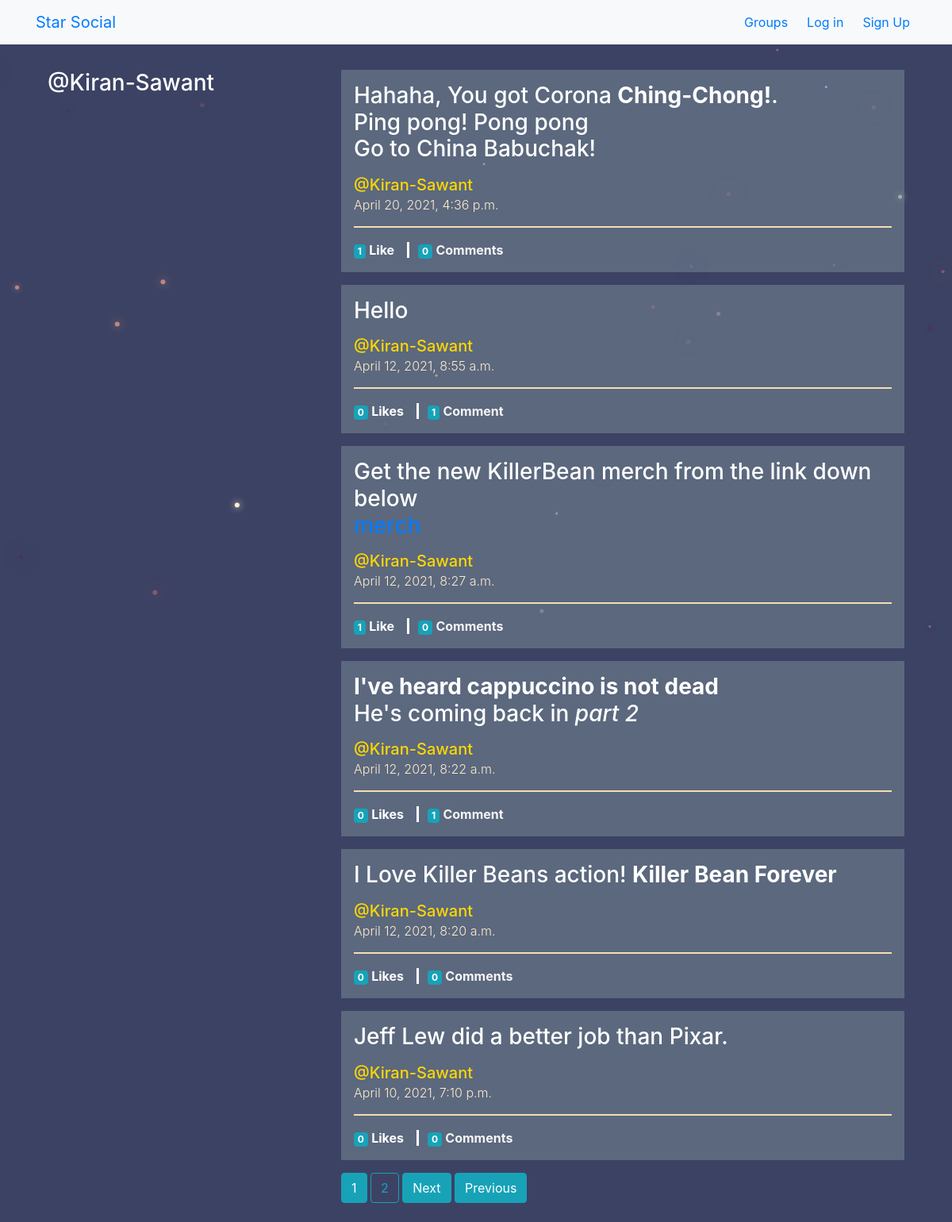
Screenshot of /posts/by/Kiran-Sawant/ with the database file from the repository.
### posts/models.py (models this page shows, shortened)
class Post(models.Model):
    user            = models.ForeignKey(User, related_name='author', on_delete=models.CASCADE)
    created_on      = models.DateTimeField(auto_now=True)
    message         = models.TextField()
    message_html    = models.TextField(editable=False)
    likes           = models.ManyToManyField(User, related_name='likes', blank=True)
    group           = models.ForeignKey(Group, related_name='groupposts', null=True, blank=True, on_delete=models.CASCADE)
    class Meta:
        ordering = ['-created_on']
        unique_together = ['user', 'message']

### posts/views.py (the view)
# urls.py: re_path(r"^by/(?P<username>[-\w]+)/$", views.UserPosts.as_view(), name='for_user'),
class UserPosts(gen.ListView):
    model = models.Post
    template_name = 'posts/user_post_list.html'
    paginate_by = 6
    def get_queryset(self):
        try:
            self.post_user = User.objects.prefetch_related('author').get(username__iexact=self.kwargs.get('username'))
        except User.DoesNotExist:
            raise Http404
        else:
            return self.post_user.author.all()
    def get_context_data(self, **kwargs):
        context = super().get_context_data(**kwargs)
        context['post_user'] = self.post_user
        return context

### posts/templates/posts/user_post_list.html (shortened to what this page needs)
{% extends 'posts/post_base.html' %}
{% block prepost %}
    <div class="col-md-4 mt-3" style="position: static;">
        <h3>@{{post_user.username}}</h3>
    </div>
{% endblock prepost %}
{% block post_content %}
    <div class="col-md-8 mt-3">
        {% for post in post_list %}
        <a href="{% url 'posts:single' username=post.user.username pk=post.id %}" style="color: white;">
            {% include 'posts/_post.html' with hide_delete=True %}
        </a>
        {% endfor %}
        {% if is_paginated %}
            {% for num in page_obj.paginator.page_range %}
                {% if page_obj.number == num %}
                    <a class='btn btn-info mb-4'href="?page={{ num }}">{{ num }}</a>
                {% elif  num > page_obj.number|add:'-3' and num < page_obj.number|add:'3' %}
                    <a class='btn btn-outline-info mb-4'href="?page={{ num }}">{{ num }}</a>
                {% endif %}
            {% endfor %}
            {% if page_obj.has_next %}
                <a class='btn btn-info mb-4'href="?page={{ page_obj.next_page_number }}">Next</a>
                <a class='btn btn-info mb-4'href="?page={{ page_obj.paginator.num_pages }}">Previous</a>
            {% endif %}
        {% endif %}
    </div>
{% endblock post_content %}

### posts/templates/posts/_post.html (shortened to what this page needs)
<div class="post media mb-3 p-3" style=" background-color: rgba(112, 128, 144, 0.61);">
    <div class="media-body" style="opacity: 100%;">
        {% if not trunc %}
            <h3>{{ post.message_html|safe|truncatechars_html:400 }}</h3>
        {% else %}
            <h3>{{ post.message_html|safe }}</h3>
        {% endif %}
        <h5>
            <span class="username">
                <a style="color: gold;" href="{% url 'posts:for_user'  username=post.user.username %}">
                    @{{post.user.username}}
                </a>
            </span><br>
            <time class="time">
                <a href="{% url 'posts:single' username=post.user.username pk=post.pk %}">
                    <small class="font-weight-light" style="color: blanchedalmond;">{{ post.created_on }}</small>
                </a>
            </time>
        </h5>
        <hr style="border: solid 0.5mm wheat;">
        <div class="mt-3">
            <a href="{% url 'posts:like-toggle' username=post.user.username pk=post.pk %}" style="color: white; padding-right: 3mm;">
                <span class="badge badge-info">{{ post.likes.count }} </span>
                <b>Like{{ post.likes.count|pluralize }}</b>
            </a>
            <a href="{% url 'posts:comment' pk=post.pk %}" style="color: whitesmoke; border-left: solid white; padding-left: 3mm;">
                <span class="badge badge-info">{{ post.comments.count }}</span>
                <b>Comment{{ post.comments.count|pluralize }}</b>
            </a>
        </div>
    </div>
</div>

### static/starsocial/CSS/master.css (style rules this page uses)
body { margin: 0; overflow: scroll; background-color: rgba(2, 10, 53, 0.767); }

### templates/accounts/base.html (style rules this page uses)
body { margin: 0; padding: 0; overflow-y: auto; overflow-x:hidden; color: white; }

### rows the page displays
Post: message_html "Hahaha, You got Corona Ching-Chong! . Ping pong! Pong pong Go to China Babuchak!", user.username "Kiran-Sawant", created_on "April 20, 2021, 4:36 p.m.", likes.count "1", comments.count "0"
Post: message_html "Hello", user.username "Kiran-Sawant", created_on "April 12, 2021, 8:55 a.m.", likes.count "0", comments.count "1"
Post: message_html "Get the new KillerBean merch from the link down below", user.username "Kiran-Sawant", created_on "April 12, 2021, 8:27 a.m.", likes.count "1", comments.count "0"
Post: message_html "I've heard cappuccino is not dead He's coming back in part 2", user.username "Kiran-Sawant", created_on "April 12, 2021, 8:22 a.m.", likes.count "0", comments.count "1"
Post: message_html "I Love Killer Beans action! Killer Bean Forever", user.username "Kiran-Sawant", created_on "April 12, 2021, 8:20 a.m.", likes.count "0", comments.count "0"
Post: message_html "Jeff Lew did a better job than Pixar.", user.username "Kiran-Sawant", created_on "April 10, 2021, 7:10 p.m.", likes.count "0", comments.count "0"

### other values shown
{{ post_user.username }} "Kiran-Sawant"
{{ num }} "1"
{{ num }} "2"
